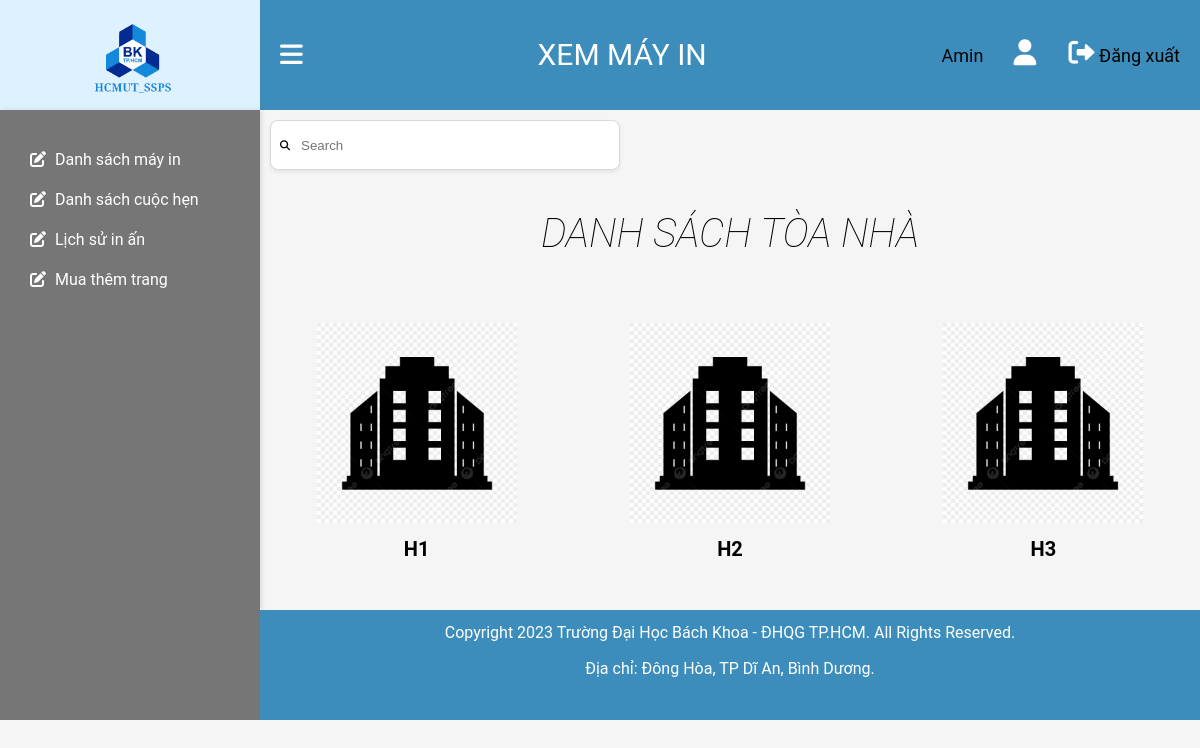
The page /modules/DanhSachToaNha.php (signed in) on the database its author committed.
### tables this page shows
CREATE TABLE INVENTORY(
    studentID varchar(10) primary key,
    fullname varchar(100),
    email varchar(100),
    phone varchar(10),
    numberpages int,
    IDaccount varchar(10),
    foreign key (IDaccount) references ACCOUNT(id) on delete CASCADE
);

CREATE TABLE BUILDING(
    buildingid varchar(4) primary key
);

### modules/checkLogin.php (called while the page is built, shortened)
<?php
    if (isset($_SESSION['username'])) {
        $username = $_SESSION['username'];
        $query1 = "SELECT id FROM ACCOUNT WHERE username = '$username'";
        $IDresult = $conn->query($query1);
        $idRow = $IDresult->fetch_assoc();
        $idValue = $idRow['id'];
        $query = "SELECT fullname FROM INVENTORY WHERE IDaccount = '$idValue'";
        $result = $conn->query($query);
        if ($result && $result->num_rows > 0) {
            $row = $result->fetch_assoc();
            $fullname = $row['fullname'];
        } else {
            $fullname = 'Khách';
        }
    }
?>

### modules/DanhSachToaNha.php (the view, shortened to what this page needs)
<?php
    require_once('../includes/connect.php');
    require_once('checkLogin.php');
?>
<!DOCTYPE html>
<html lang="en">
<head>
    <link rel="stylesheet" href="../templates/styles/main.css">
    <link rel="stylesheet" href="../templates/icon/themify-icons/themify-icons.css">
    <link rel="stylesheet" href="../templates/icon/fontawesome-free-6.2.0-web/fontawesome-free-6.2.0-web/css/all.min.css">
    <link rel="stylesheet" href="../templates/styles/DanhSachToaNha.css">
    <link rel="stylesheet" href="../templates/styles/SearchBar.css">
</head>
<body>
   <header>
        <div class="logo">
            <img src="../templates/img/logo.png" alt="">
        </div>
        <div class="header_wrap">
            <a href=""><i class="header_menu fa-solid fa-bars"></i></a>
            <span class="header_name"> Xem máy in</span>
            <div class="header_list">
                <a href="TrangCaNhan.php"><?php echo $fullname; ?><i class="fa-solid fa-user"></i> </a>
                <a href="logout.php?action=logout"><i class="fa-solid fa-sign-out-alt"></i> Đăng xuất</a>
            </div>
        </div>
   </header>
   <main>
        <div class="nav">
            <ul class="nav_list">
            <li class="nav_item"><a href="DanhSachToaNha.php"><i class="fa-solid fa-pen-to-square"></i> Danh sách máy in</a></li>
            <li class="nav_item"><a href="DanhSachCuocHen.php"><i class="fa-solid fa-pen-to-square"></i> Danh sách cuộc hẹn</a></li>
            <li class="nav_item"><a href="printHistory.php"><i class="fa-solid fa-pen-to-square"></i> Lịch sử in ấn</a></li>
            <li class="nav_item"><a href="MuaGiay.php"><i class="fa-solid fa-pen-to-square"></i> Mua thêm trang</a></li>
            </ul>
        </div>
        <div class="content">
            <div class="search-bar">
                <input type="text" class="search-bar"
                placeholder="Search" id="search-building"
                oninput="chooseBuilding()">
                <i class="fas fa-search"></i>
            </div>
            <p class="title">DANH SÁCH TÒA NHÀ</p>
            <ul class="list-of-buildings">
            <?php
                $sql_building_name = "SELECT buildingid FROM building";
                $result_building_name = $conn->query($sql_building_name);
                if ($result_building_name->num_rows > 0) {
                    while ($row_building_name = $result_building_name->fetch_assoc()) { ?>
                        <li>
                            <a href="DanhSachMayInH1.php?id=<?php echo $row_building_name['buildingid']; ?>">
                                <img src="../templates/img/building.png" alt="building">
                            </a>
                            <p class="building-name"><?php echo $row_building_name['buildingid'] ?></p>
                        </li>
                <?php
                    }
                }
                ?>
            </ul>
        </div>
   </main>
   <footer>
    <div class="div">
    </div>
    <div class="footer_info">
        <p>Copyright 2023 Trường Đại Học Bách Khoa - ĐHQG TP.HCM. All Rights Reserved.</p>
        <p>Địa chỉ: Đông Hòa, TP Dĩ An, Bình Dương.</p>
    </div>
   </footer>
</body>
</html>

### templates/styles/main.css (style rules this page uses)
* { box-sizing: inherit; }
html { font-size: 62.5%; line-height: 1.6; font-family: 'Roboto', sans-serif; box-sizing: border-box; }
body { margin: 0; padding: 0; background-color: #F5F5F5; }
a { display: inline-block !important; text-decoration: none !important; }
header { display: flex; height: 110px; }
.logo { width: 260px; height: 110px; text-align: center; background-color: #def1ff; }
.logo img { height: 150px; object-fit: contain; }
.header_wrap { padding: 20px; background-color: #3c8dbc; flex: 1; display: flex; align-items: center; justify-content: space-between; }
.header_menu { font-size: 2.6rem; color: #fff; }
.header_name { font-size: 3rem; text-transform: uppercase; color: #fff; }
.header_list a { display: inline-block; font-size: 18px; color: #000; }
.header_list i { margin-left: 30px; font-size: 2.6rem; color: #fff; }
main { height: 500px; display: flex; }
.content img { max-width: 100%; height: auto; display: block; margin: 0 auto; }
.nav { height: 100%; width: 260px; background-color: #767676; box-shadow: 2px 0 5px rgba(0, 0, 0, 0.1); }
.nav_list { padding: 0; margin: 0; padding: 20px; list-style: none; }
.nav_list .nav_item { height: 40px; line-height: 40px; }
.nav_item a { font-size: 1.6rem; color: #ffffff; text-decoration: none; display: block; padding: 10px; margin-bottom: 10px; border-radius: 5px; transition: background-color 0.3s ease; }
.nav_list .nav_item i { margin-right: 5px; }
ul.nav_list { width: 260px; }
footer { height: 110px; display: flex; }
.div { width: 260px; height: 110px; background-color: #767676; }
.footer_info { text-align: center; flex: 1; background-color: #3c8dbc; }
.footer_info { color: #fff; font-size: 1.6rem; }
.footer_info p { margin: 0; padding: 10px 0 0 0; }

### templates/styles/DanhSachToaNha.css (style rules this page uses)
.content ul { list-style: none; padding: 0; display: flex; flex-wrap: wrap; overflow: auto; }
.content ul li { display: flex; flex-direction: column; flex: 1; width: 50%; box-sizing: border-box; padding: 5px; margin: 10px; align-items: center; text-align: center; }
.content ul li a, .content ul li a img { width: 200px; height: 200px; flex-shrink: 0; }
.content ul li .building-name { font-size: 20px; font-weight: 600; margin-top: 10px; }

### templates/styles/SearchBar.css (style rules this page uses)
.content { width: 100%; display: grid; }
.search-bar { position: relative; margin-top: 10px; margin-left: 10px; width: 400px; height: 50px; }
.search-bar input { display: flex; width: 350px; height: 50px; padding: 16px 249px 15px 30px; align-items: center; gap: 16px; border-radius: 8px; border: 1px solid #D9D9D9; background: #FFF; box-shadow: 0px 2px 4px 0px rgba(0, 0, 0, 0.07); margin: 0px; }
.search-bar .fas.fa-search { position: absolute; left: 10px; top: 60%; transform: translateY(-50%); width: 20px; height: 20px; fill: #555; }
.content .title { text-align: center; font-size: 40px; font-style: italic; font-weight: 100; line-height: normal; }

### rows shown on the page
inventory: fullname "Amin"
building: buildingid "H1"
building: buildingid "H2"
building: buildingid "H3"
